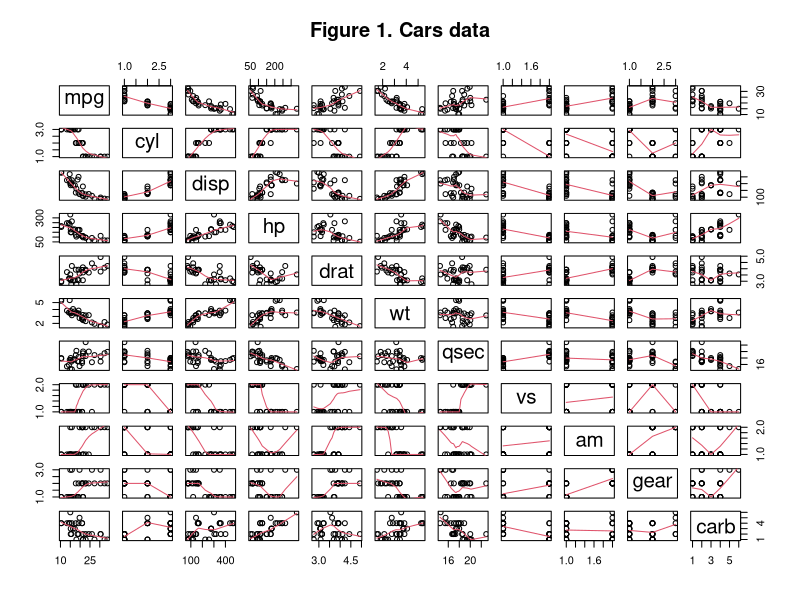
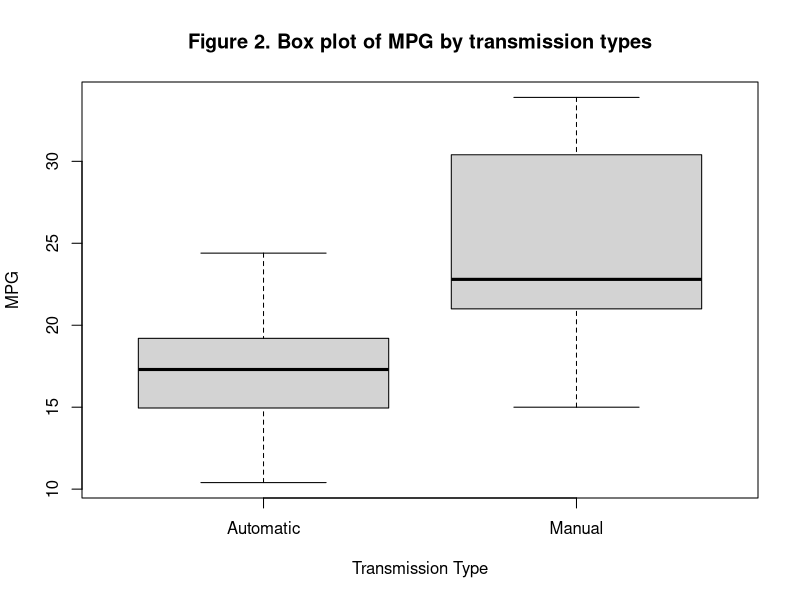
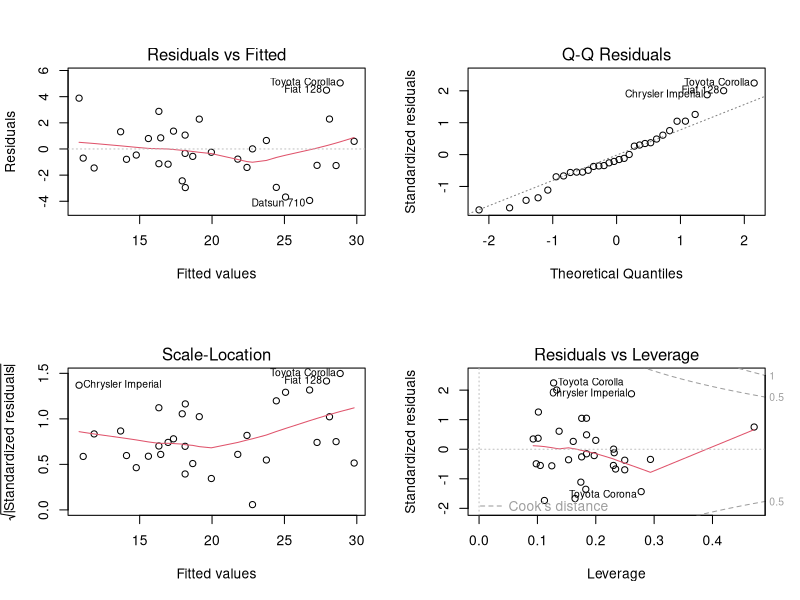

Write R code to recreate these figures, in order.
## ---- chunk 1
data(mtcars); mtcars$cyl  <- factor(mtcars$cyl); mtcars$vs   <- factor(mtcars$vs)
mtcars$am   <- factor(mtcars$am,labels=c('Automatic','Manual'))
mtcars$gear <- factor(mtcars$gear); mtcars$carb <- factor(mtcars$carb)
## ---- chunk 2
init_model <- lm(mpg ~ ., data=mtcars); final_model <- step(init_model, direction="both")
## ---- chunk 3
summary(final_model)$coefficients
multrsq <- summary(final_model)$r.squared
arsq    <- summary(final_model)$adj.r.squared
## ---- chunk 4
base_model <- lm(mpg ~ am, data = mtcars); anova(base_model,final_model)
## ---- chunk 5
leverage <- hatvalues(final_model); tail(sort(leverage),3)
## ---- chunk 6
influential <- dfbetas(final_model); tail(sort(influential[,6]),3)
## ---- chunk 7
(t.test(mpg ~ am, data = mtcars))$estimate
## ---- chunk 8
require(stats)
require(graphics)
pairs(mtcars, panel = panel.smooth, main = "Figure 1. Cars data")
## ---- chunk 9
boxplot(mtcars$mpg ~ mtcars$am,main='Figure 2. Box plot of MPG by transmission types', xlab='Transmission Type', ylab='MPG')
## ---- chunk 10
par(mfrow = c(2, 2))
plot(final_model)
